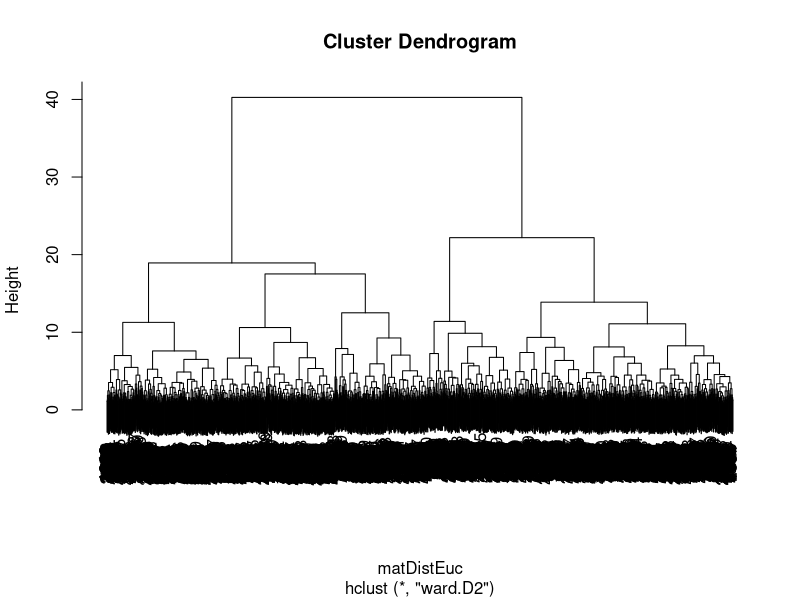
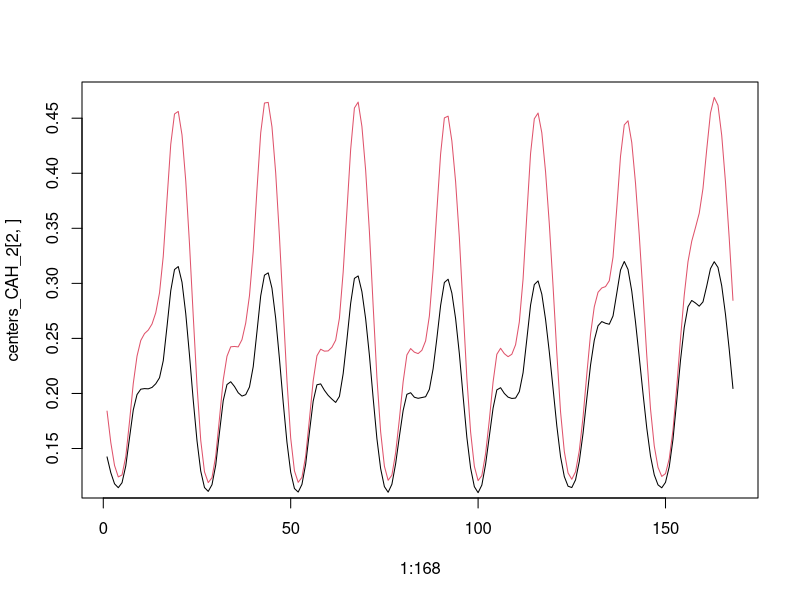
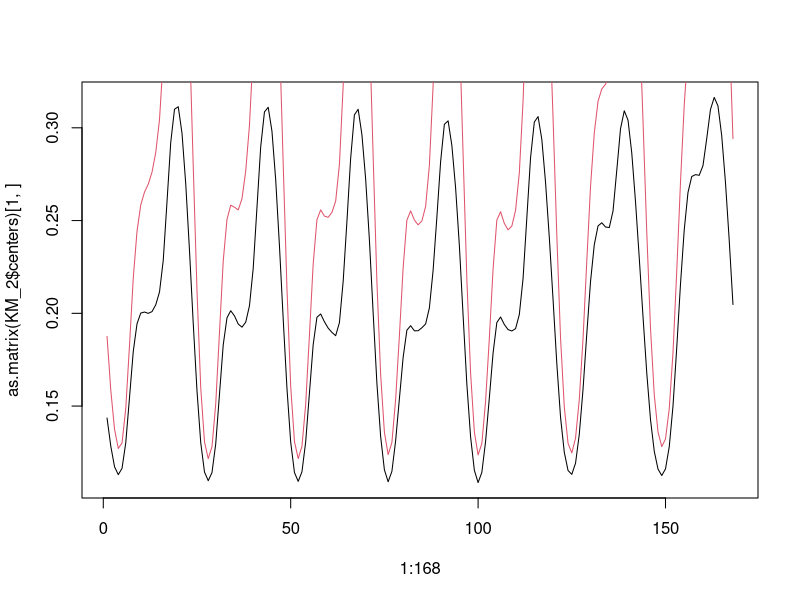
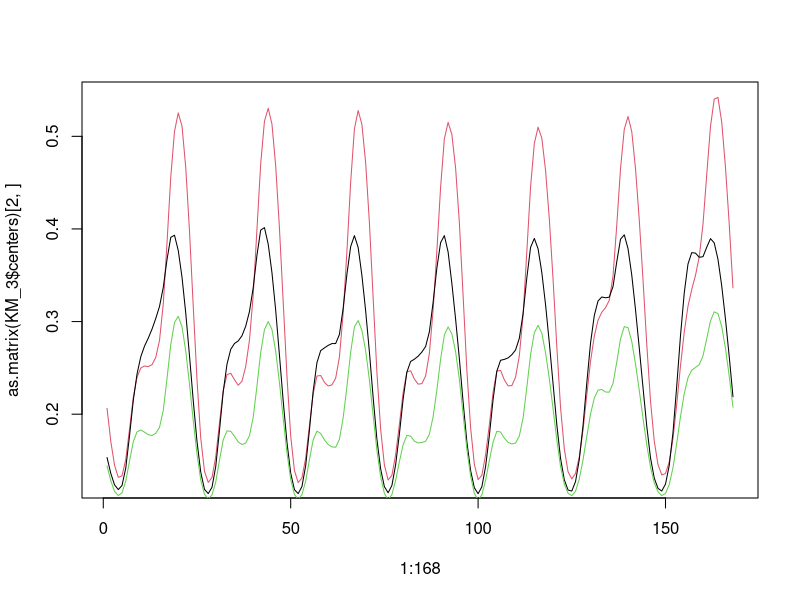
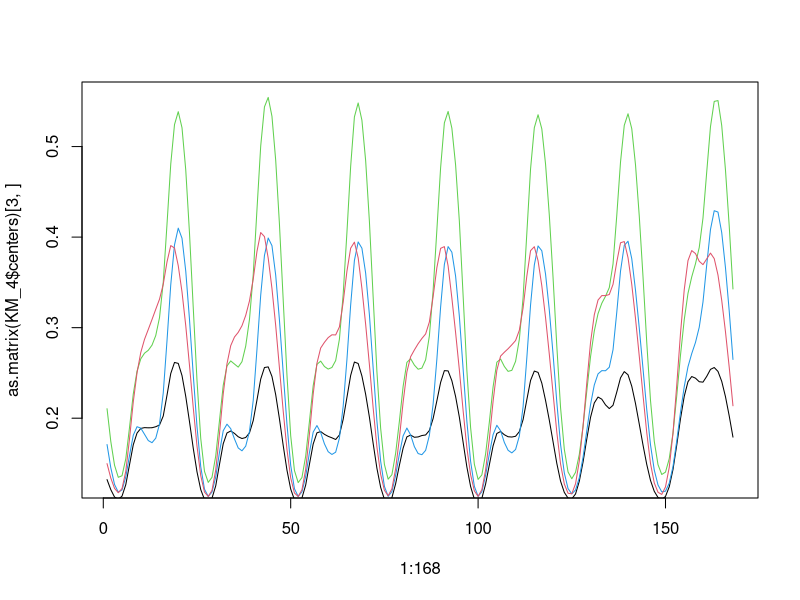
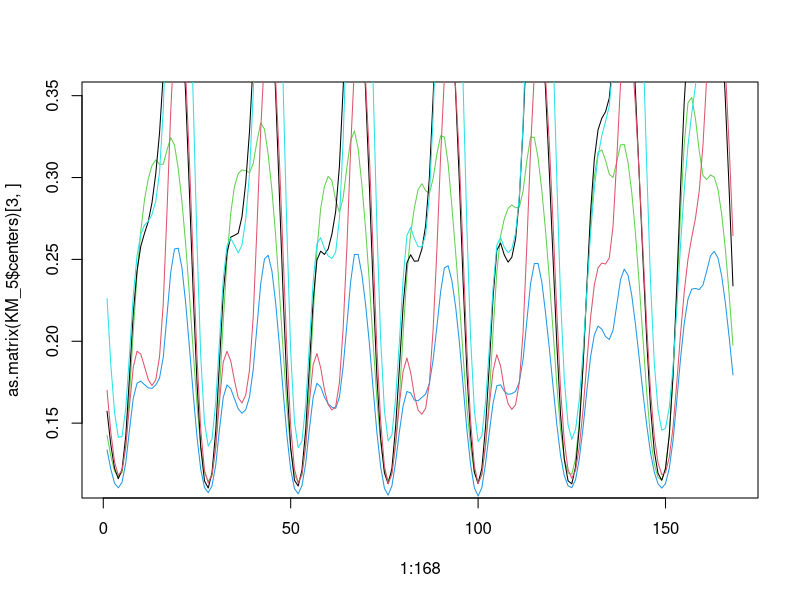
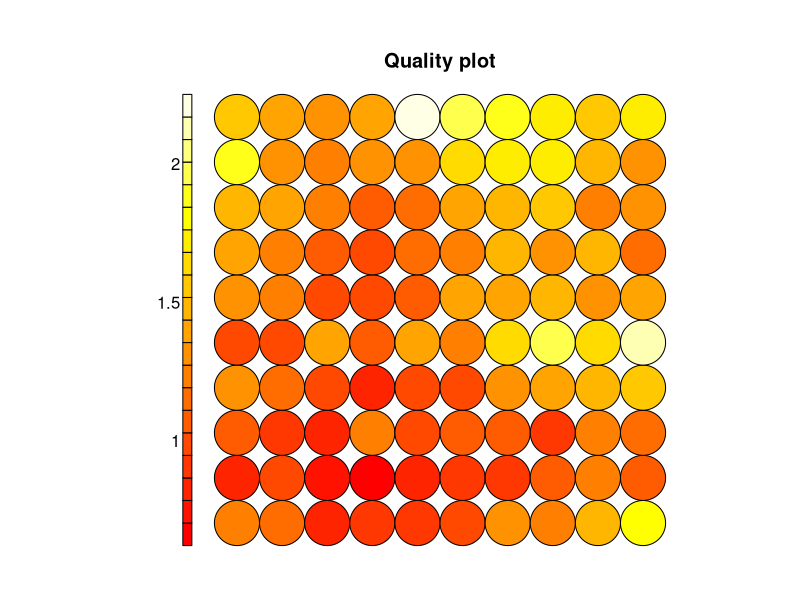
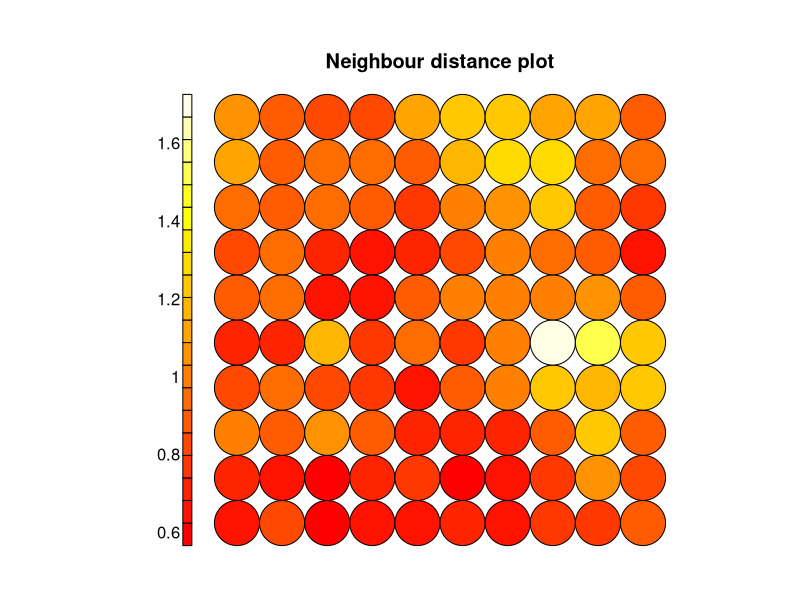

Write the R code that produced these figures, in order. (Note: this script raises an error after producing the figures.)
#Ne pas oublier de set le working directory avant de run le script
setwd('/home/samy/workspaces/projets_mlds/ClusteringElectricite/')
#Lecture des données du fichier electricite.txt
electricite=read.table('electricite.txt')

#Comme les données sont bien lisses et normalisées on passe directement aux algorithmes de classification

########### CAH ###########
#Calcul de la matrices de distances (Distances euclidiennes)
matDistEuc = dist(electricite)
#Ce calcule est relativement long, normal au vu de la dimension des données

#Execution de l'algorithme utlisant la critère d'aggregation de Ward
h_ward = hclust(matDistEuc, method="ward.D2")

#Visualisation du dendrogramme
plot(h_ward)
#En utilisant la méthode de coupure du plus grand saut, on séparre deux clusters

#Obtention de nos classes
classes_CAH <- cutree(h_ward, k=2)

#Interprétation des résultats

##Création d'une matrice de centres de classes 
centers_CAH_2 = matrix(data = 0, nrow = 2 , ncol = 168) #Matrice contenant les deux centres des deux clusters
nb_c1 = 0 #Nombre d'éléments du cluster 1
nb_c2 = 0 #Nombre d'éléments du cluster 2
#Boucle pour sommer les valeures de toute les variables pour chacune des classes
for (i in 1:2914) {
  if (classes_CAH[i] == 1) {
    centers_CAH_2[1,]= centers_CAH_2[1,] + as.matrix(electricite)[i,]
    nb_c1 = nb_c1 + 1
  }
  else {
    centers_CAH_2[2,]= centers_CAH_2[2,] + as.matrix(electricite)[i,]
    nb_c2 = nb_c2 + 1
  }
}
#Les centres calculés sont les moyennes algébirques des élémentes les composant
centers_CAH_2[1,] = centers_CAH_2[1,] / nb_c1
centers_CAH_2[2,] = centers_CAH_2[2,] / nb_c2

#Dessin des courbes pour les deux centres
plot(x = 1:168, y = centers_CAH_2[2,] ,type = 'l' , col = 2)
lines(x = 1:168, y = centers_CAH_2[1,] ,type = 'l' , col = 1)

############## K-means #########
#N'ayant pas de critère à priori pour le nombre de clusters, on test de k dans [2,5]
# K = 2
KM_2 = kmeans(electricite,2)
plot(x = 1:168, y=as.matrix(KM_2$centers)[1,],type = 'l',col = 1)
lines(x=1:168, y =as.matrix(KM_2$centers)[2,],type = 'l',col = 2)
KM_2$tot.withinss
# K = 3 
KM_3 = kmeans(electricite,3)
plot(x = 1:168, y=as.matrix(KM_3$centers)[2,],type = 'l',col = 2)
lines(x=1:168, y =as.matrix(KM_3$centers)[1,],type = 'l',col = 1)
lines(x=1:168, y =as.matrix(KM_3$centers)[3,],type = 'l',col = 3)
KM_3$tot.withinss
# K = 4
KM_4 = kmeans(electricite,4)
plot(x = 1:168, y=as.matrix(KM_4$centers)[3,],type = 'l',col = 3)
lines(x=1:168, y =as.matrix(KM_4$centers)[1,],type = 'l',col = 1)
lines(x=1:168, y =as.matrix(KM_4$centers)[4,],type = 'l',col = 4)
lines(x=1:168, y =as.matrix(KM_4$centers)[2,],type = 'l',col = 2)
KM_4$tot.withinss
# K = 5
KM_5 = kmeans(electricite,5)
plot(x = 1:168, y=as.matrix(KM_5$centers)[3,],type = 'l',col = 3)
lines(x=1:168, y =as.matrix(KM_5$centers)[1,],type = 'l',col = 1)
lines(x=1:168, y =as.matrix(KM_5$centers)[4,],type = 'l',col = 4)
lines(x=1:168, y =as.matrix(KM_5$centers)[2,],type = 'l',col = 2)
lines(x=1:168, y =as.matrix(KM_5$centers)[5,],type = 'l',col = 5)
KM_5$tot.withinss

############### SOM ###############
#On va prendre une grille de 10x10
library(class)
library(MASS)
library(kohonen) #Besoin des deux autres librairies pour utiliser celle-ci
SOM_1010 = som(as.matrix(electricite),grid = somgrid(10,10,'rectangular'))
plot(SOM_1010,type = "quality")
plot(SOM_1010, type = "dist.neighbours")

#On ne voit pas de rééle frontière sur la distance plot, la encore un k-means sur le SOM
#On essaye d'utiliser k=3
KM_SOM = kmeans(SOM_1010$codes,3)
plot(x= 1:168, y= as.matrix(KM_SOM$centers)[1,],type = 'l',col = 1)
lines(x=1:168, y =as.matrix(KM_SOM$centers)[2,],type = 'l',col = 2)
lines(x=1:168, y =as.matrix(KM_SOM$centers)[3,],type = 'l',col = 3)

############## Jours ouvrables uniquement ################
#Suffit d'enlever les dernières 48 heures représetant le samedi 06/11/2010 et le dimanche 07/11/2010
electricite_JO = electricite[,1:120] 

############# CAH Jours Ouvrables ##############
#Calcul de la matrices de distances (Distances euclidiennes)
matDistEuc_JO = dist(electricite_JO)
#Ce calcule est relativement long, normal au vu de la dimension des données

#Execution de l'algorithme utlisant la critère d'aggregation de Ward
h_ward_JO = hclust(matDistEuc_JO, method="ward.D2")

#Visualisation du dendrogramme
plot(h_ward_JO)
#Ici, en utilisaint la coupure au plus grand saut, on peut hésiter entre 2 et 3

#Pour deux classes
#Obtention de nos classes
classes_CAH2_JO <- cutree(h_ward, k=2)

##Création d'une matrice de centres de classes 
centers_CAH_2_JO = matrix(data = 0, nrow = 2 , ncol = 168) #Matrice contenant les deux centres des deux clusters
nb_c1_JO = 0 #Nombre d'éléments du cluster 1
nb_c2_JO = 0 #Nombre d'éléments du cluster 2
#Boucle pour sommer les valeures de toute les variables pour chacune des classes
for (i in 1:2914) {
  if (classes_CAH2_JO[i] == 1) {
    centers_CAH_2_JO[1,]= centers_CAH_2_JO[1,] + as.matrix(electricite_JO)[i,]
    nb_c1_JO = nb_c1_JO + 1
  }
  else {
    centers_CAH_2_JO[2,]= centers_CAH_2_JO[2,] + as.matrix(electricite_JO)[i,]
    nb_c2_JO = nb_c2_JO + 1
  }
}
#Les centres calculés sont les moyennes algébirques des élémentes les composant
centers_CAH_2_JO[1,] = centers_CAH_2_JO[1,] / nb_c1_JO
centers_CAH_2_JO[2,] = centers_CAH_2_JO[2,] / nb_c2_JO

#Dessin des courbes pour les deux centres
plot(x = 1:120, y = centers_CAH_2_JO[2,] ,type = 'l' , col = 2)
lines(x = 1:120, y = centers_CAH_2_JO[1,] ,type = 'l' , col = 1)

#Pour 3 clusters
classes_CAH3_JO <- cutree(h_ward, k=2)

##Création d'une matrice de centres de classes 
centers_CAH_3_JO = matrix(data = 0, nrow = 3 , ncol = 120) #Matrice contenant les deux centres des deux clusters
nb3_c1_JO = 0 #Nombre d'éléments du cluster 1
nb3_c2_JO = 0 #Nombre d'éléments du cluster 2
nb3_c3_JO = 0 #Nombre d'éléments du cluster 3
#Boucle pour sommer les valeures de toute les variables pour chacune des classes
for (i in 1:2914) {
  if (classes_CAH3_JO[i] == 1) {
    centers_CAH_3_JO[1,]= centers_CAH_3_JO[1,] + as.matrix(electricite_JO)[i,]
    nb3_c1_JO = nb3_c1_JO + 1
  }
  else if(classes_CAH3_JO[i] == 2){
    centers_CAH_3_JO[2,]= centers_CAH_3_JO[2,] + as.matrix(electricite_JO)[i,]
    nb3_c2_JO = nb3_c2_JO + 1
  }
  else {
    centers_CAH_3_JO[3,]= centers_CAH_3_JO[3,] + as.matrix(electricite_JO)[i,]
    nb3_c3_JO = nb3_c3_JO + 1
  }
}
#Les centres calculés sont les moyennes algébirques des élémentes les composant
centers_CAH_3_JO[1,] = centers_CAH_3_JO[1,] / nb3_c1_JO
centers_CAH_3_JO[2,] = centers_CAH_3_JO[2,] / nb3_c2_JO
centers_CAH_3_JO[3,] = centers_CAH_3_JO[3,] / nb3_c3_JO

#Dessin des courbes pour les trois centres
plot(x = 1:120, y = centers_CAH_3_JO[2,] ,type = 'l' , col = 2)
lines(x = 1:120, y = centers_CAH_3_JO[1,] ,type = 'l' , col = 1)
lines(x = 1:120, y = centers_CAH_3_JO[3,] ,type = 'l' , col = 3)


############ K-means Jours Ouvrables ################
#N'ayant pas de critère à priori pour le nombre de clusters, on test de k dans [2,5]
# K = 2
KM_2_JO = kmeans(electricite_JO,2)
plot(x = 1:120, y=as.matrix(KM_2_JO$centers)[1,],type = 'l',col = 1)
lines(x=1:120, y =as.matrix(KM_2_JO$centers)[2,],type = 'l',col = 2)
KM_2_JO$tot.withinss
# K = 3 
KM_3_JO = kmeans(electricite_JO,3)
plot(x = 1:120, y=as.matrix(KM_3_JO$centers)[2,],type = 'l',col = 2)
lines(x=1:120, y =as.matrix(KM_3_JO$centers)[1,],type = 'l',col = 1)
lines(x=1:120, y =as.matrix(KM_3_JO$centers)[3,],type = 'l',col = 3)
KM_3_JO$tot.withinss
# K = 4
KM_4_JO = kmeans(electricite_JO,4)
plot(x = 1:120, y=as.matrix(KM_4_JO$centers)[3,],type = 'l',col = 3)
lines(x=1:120, y =as.matrix(KM_4_JO$centers)[1,],type = 'l',col = 1)
lines(x=1:120, y =as.matrix(KM_4_JO$centers)[4,],type = 'l',col = 4)
lines(x=1:120, y =as.matrix(KM_4_JO$centers)[2,],type = 'l',col = 2)
KM_4_JO$tot.withinss
# K = 5
KM_5_JO = kmeans(electricite_JO,5)
plot(x = 1:120, y=as.matrix(KM_5_JO$centers)[3,],type = 'l',col = 3)
lines(x=1:120, y =as.matrix(KM_5_JO$centers)[1,],type = 'l',col = 1)
lines(x=1:120, y =as.matrix(KM_5_JO$centers)[4,],type = 'l',col = 4)
lines(x=1:120, y =as.matrix(KM_5_JO$centers)[2,],type = 'l',col = 2)
lines(x=1:120, y =as.matrix(KM_5_JO$centers)[5,],type = 'l',col = 5)
KM_5_JO$tot.withinss

############### SOM Jours Ouvrables #####################
SOM_1010_JO = som(as.matrix(electricite_JO),grid = somgrid(10,10,'rectangular'))
plot(SOM_1010_JO,type = "quality")
plot(SOM_1010_JO, type = "dist.neighbours")

#On ne voit pas de rééle frontière sur la distance plot, la encore un k-means sur le SOM
#On essaye d'utiliser k=3
KM_SOM_JO = kmeans(SOM_1010_JO$codes,3)
plot(x= 1:120, y= as.matrix(KM_SOM_JO$centers)[1,],type = 'l',col = 1)
lines(x=1:120, y =as.matrix(KM_SOM_JO$centers)[2,],type = 'l',col = 2)
lines(x=1:120, y =as.matrix(KM_SOM_JO$centers)[3,],type = 'l',col = 3)
